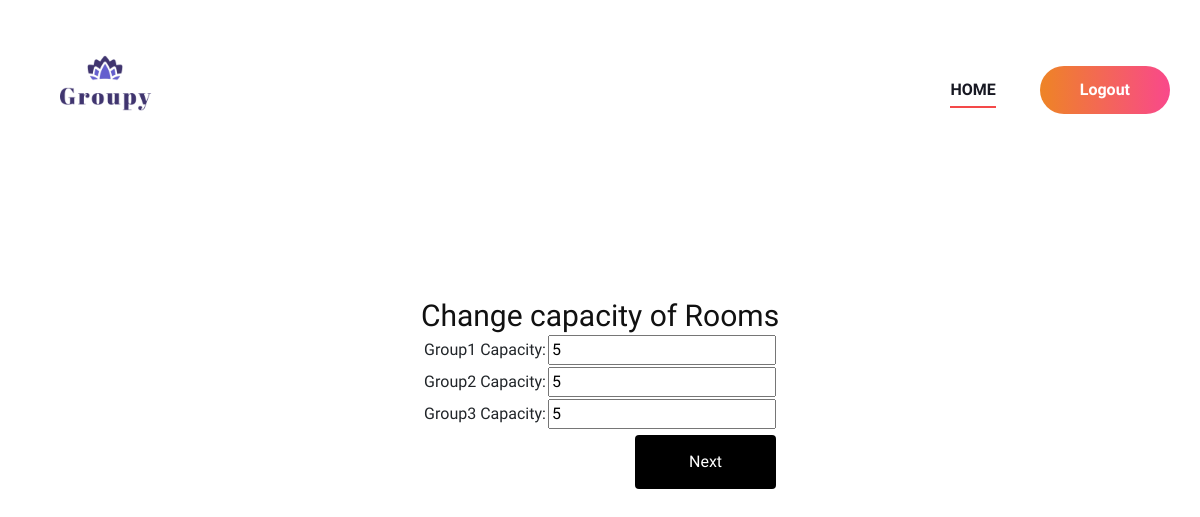
The app's page /Org/change_capacity/21/, older data.
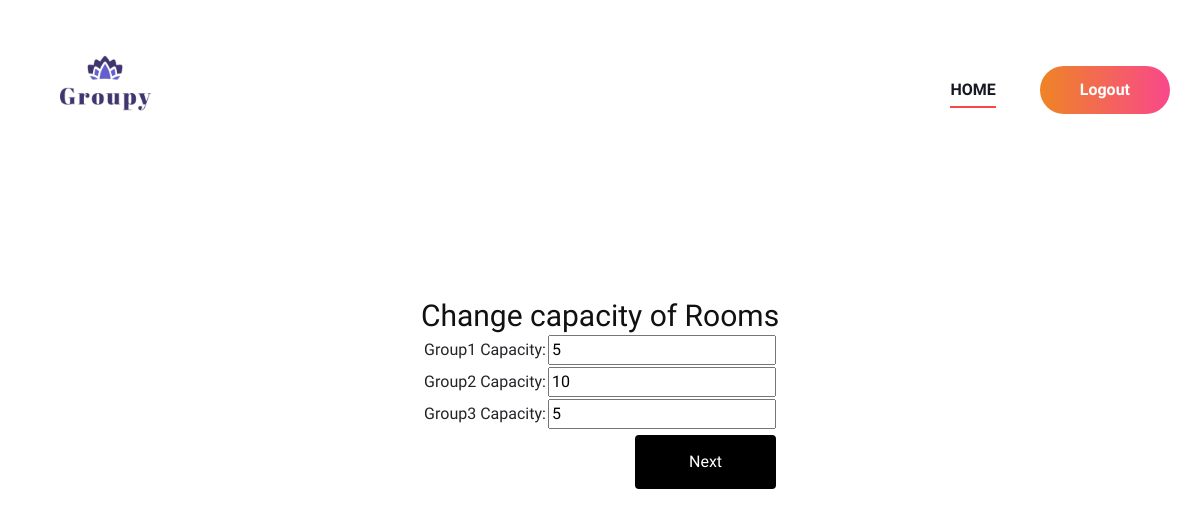
The same page, newer data.
### Organizer/models.py (models this page shows)
class Room(models.Model):
    events=models.ForeignKey(Event,on_delete=models.CASCADE)
    number=models.CharField(max_length=50)
    capacity=models.IntegerField(default=0)

### Organizer/views.py (the view)
# urls.py: path('change_capacity/<int:event_id>/', views.change_capacity, name='change_capacity'),
def change_capacity(request, event_id):
    event = Event.objects.get(id=event_id)
    rooms = Room.objects.filter(events=event)
    if request.method == "POST":
        for key, value in request.POST.items():
            if key.startswith("room_") and key.endswith("_capacity"):
                room_number = key.split("_")[1]
                room = Room.objects.get(events=event, number=room_number)
                room.capacity = value
                room.save()
        return redirect('org:home')  # Redirect to a success page
    else:
        return render(request, 'Organizer/group_edit.html', {'event': event, 'rooms': rooms})

### Organizer/templates/Organizer/group_edit.html (shortened to what this page needs)
{% extends 'Organizer/Head.html'%}
{% load static %}
{%  block content %}
<br><br><br><br>
<form method="post">
    <h3 class="text-center">Change capacity of Rooms</h3>
    <table align="center">
        {% for room in rooms %}
            <tr>
                <td>{{ room.number }} Capacity:</td>
                <td><input type="number" name="room_{{ room.number }}_capacity" value="{{ room.capacity }}"></td>
            </tr>
        {% endfor %}
        <tr colspan="2">
            <td colspan="2" align="right"><input type="submit" value="Next" id="submit" name="btn"></td>
        </tr>
    </table>
</form>
<br><br><br><br><br><br><br><br><br><br><br><br><br><br><br><br><br><br><br><br><br>
{% endblock content %}

Row changes from the older to the newer data that the page shows:
changed Room "Group2": capacity "5" → "10"
